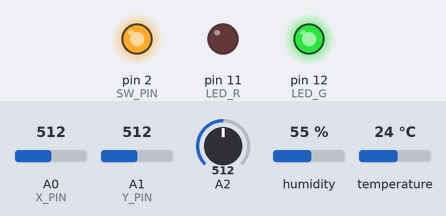
Recording of a sketch running on a simulated Arduino Uno, built with avr-gcc and run on an emulated ATmega328P. On the bench: output pins drawn as LEDs (lit = HIGH). The test bench sets the inputs (shaded band); at power-on: A0 (X_PIN) = 512, A1 (Y_PIN) = 512, A2 = 512, humidity 55 %, temperature 24 °C. What the sketch prints to the serial monitor is not drawn.

Above: at 0.1 s.
Timing chart, 0 to 1.6 s (numbered marks = the images above):
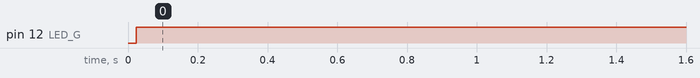

Measured:
- by itself, pin 12 (LED_G): LOW → HIGH at 0.02 s

The sketch:

Engine_Stop_Prototype.ino
```cpp
#include <DHT.h>
#include <DHT_U.h>
#include <printf.h>


#define LED_G 12
#define LED_R 11
#define PIN_DHT 5
#define SW_PIN 2
//#define X_PIN A0
//#define Y_PIN A1

DHT dht(PIN_DHT, DHT11);
const int X_PIN = 0;
const int Y_PIN = 1;

void setup() {
  // put your setup code here, to run once:
  pinMode(LED_G, OUTPUT);
  //digitalWrite( LED_G, HIGH);
  pinMode(LED_R, OUTPUT);
  //digitalWrite( LED_R, HIGH);
  pinMode(SW_PIN, HIGH);
  digitalWrite(SW_PIN, HIGH);

  Serial.begin(9600);
  dht.begin();
}

void loop() {

    float temp, humid;
    int Engine_shut_down;
    int Shut_Down_Count = 1;
    temp = dht.readHumidity();
    humid = dht.readTemperature();
    digitalWrite( LED_R, LOW);
    digitalWrite( LED_G, HIGH);
    while(temp >= 0){ //check to make sure temperature is above zero degrees celsius
      int potValue = analogRead(A2); //poteniometer Reading
      int angleValue = map(potValue,0,1023,0,180); //poteniometer Reading angle
      Serial.println(analogRead(X_PIN));
      Serial.println(analogRead(Y_PIN));
      Serial.println(angleValue);
      Serial.println(Engine_shut_down);
      Serial.println(Shut_Down_Count);
      Serial.println(temp);
      if(angleValue <= 60){//if the potenitometer is in a low range
           Engine_shut_down = 60;//set time to 10 minutes
         }
      if((120 <= angleValue)  && (angleValue <= 180)) {
          Engine_shut_down = 180;//set time to 20 minutes
          }
       if((60 <= angleValue) && (angleValue <= 120)){
          Engine_shut_down = 120;//set time to 30 minutes
          }

      if ((((((analogRead(X_PIN) >= 512) && (analogRead(X_PIN)) <= 522)) && ((analogRead(Y_PIN)) >= 532)) && ((analogRead(Y_PIN)) <= 540))){ //Test to see if throttle, high idle have been used
         delay(10000); //set delay 10 seconds
         Shut_Down_Count++; //if the conditions are met increment the timer
          if(Shut_Down_Count == Engine_shut_down){// check to see if count has reached point of inactivity
           digitalWrite( LED_R, HIGH);  //send engine kill signal
           digitalWrite( LED_G, LOW);
           delay(10000); // set kill status for ao seconds
           Shut_Down_Count = 0; // reset count
           digitalWrite( LED_R, LOW);  //reset engine kill status
           digitalWrite( LED_G, HIGH);
           }
         }else{
        Shut_Down_Count = 0;  //reset Counter if throttle is used
        delay(1000);
       }
    }
}
```
